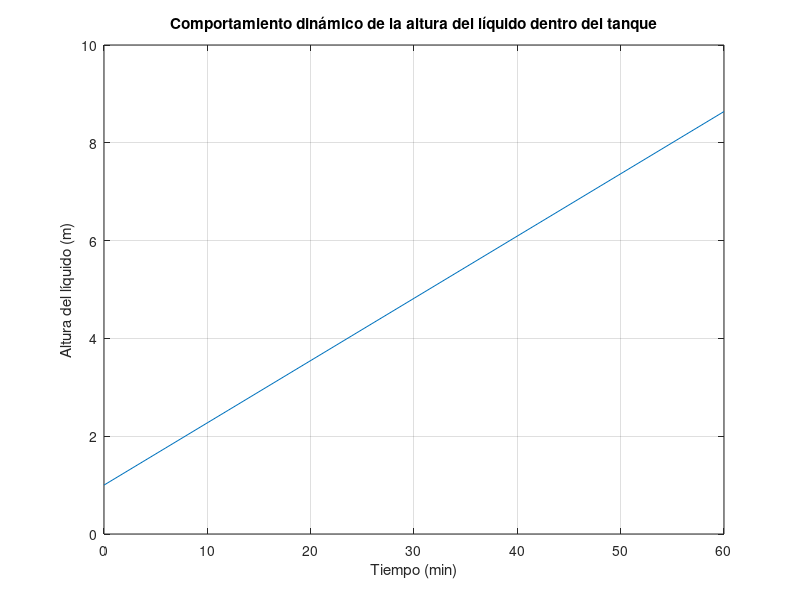

MATLAB code to generate this figure:
clear 
clc
%Datos
Fe=0.1;
Fs=0;
D=1;
A=(pi/4)*D^2;
%Planteo valores iniciales
h(1)=1; %Al vector h en la posicion 1 tome el valor de 1
t(1)=0; %Al vector t en la posicion 1 tome el valor de 0
t0=0;
tf=60;
n=10; %Numero de veces que voy a iterar el metodo de euler
dt=(tf-t0)/n; %Tamaño de paso
%Metodo de euler
for i=1:n
    f=(Fe-Fs)/A;
    h(i+1)=h(i)+dt*f;
    t(i+1)=t(i)+dt;
end 
plot(t,h);
xlabel('Tiempo (min)');
ylabel('Altura del líquido (m)');
title('Comportamiento dinámico de la altura del líquido dentro del tanque');
grid

    


